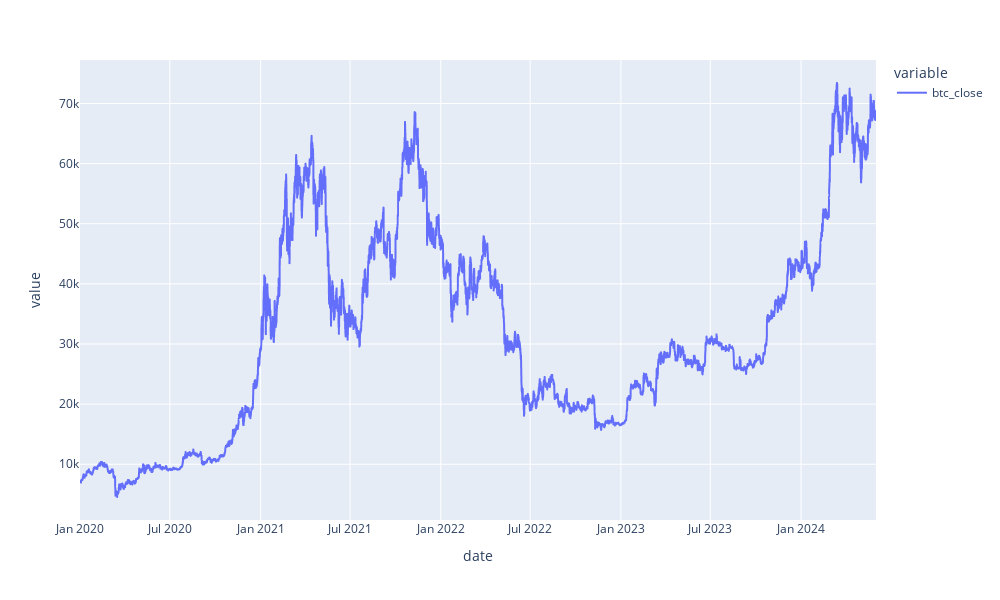

Notebook code for this chart:
### Code cell
fig = px.line(df['btc_close'])
fig.update_layout(autosize=False, width=1000, height=600)

### Figure 1 — Plotly figure (JSON) as saved in the notebook; plotly's stock layout.template omitted (floating-point values rounded to 4 significant figures; data arrays with more than 128 entries replaced by an {"elided": "..."} marker saying what was removed)
{"data": [{"hovertemplate": "variable=btc_close<br>date=%{x}<br>value=%{y}<extra></extra>", "legendgroup": "btc_close", "line": {"color": "#636efa", "dash": "solid"}, "marker": {"symbol": "circle"}, "mode": "lines", "name": "btc_close", "showlegend": true, "type": "scattergl", "x": {"elided": "9678 str values"}, "xaxis": "x", "y": {"elided": "9678 float values"}, "yaxis": "y"}], "layout": {"autosize": false, "height": 600, "legend": {"title": {"text": "variable"}, "tracegroupgap": 0}, "margin": {"t": 60}, "width": 1000, "xaxis": {"anchor": "y", "domain": [0, 1], "title": {"text": "date"}}, "yaxis": {"anchor": "x", "domain": [0, 1], "title": {"text": "value"}}}}
